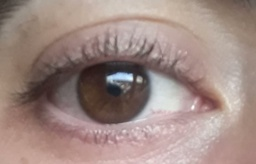
#> input picture images/índice.jpeg, 256 x 164 px, shrunk from 1081 x 694 before the run
$ python pupil.py
#> lines starting #> are read from the running program, lines starting #| are printed output that depends on the picture; after the words box and inside, x2 and y2 are one past the last pixel; in counts of white or black regions, pixels touching at a corner belong together

## Algorithm
# 8. Detect Pupil and Iris using Circle Hough
# 9. Deduce ratio and dilation from measurements
# 10.Display Stats, Graphs and Images


import cv2
import numpy as np
import matplotlib.pyplot as plt
from fractions import Fraction


def detect_iris_and_pupil(image):
  if image is None:
    print("Image is empty")
    return

  # Use one image for detecting the iris, pupil
  iris_detection = image.copy()
  pupil_detection = image.copy()
  final_detection = image.copy()

  # Find the iris
  gray_cropped = blur_grayscale(iris_detection, 7)
  iris = cv2.HoughCircles(gray_cropped, cv2.HOUGH_GRADIENT, 1, iris_detection.shape[0], param1=1, param2=2, minRadius=0, maxRadius=150)
  iris_detection, ix, iy, ir = draw_detection(iris_detection, iris)

  # Find the pupil
  gray_cropped = blur_grayscale(pupil_detection, 5)
  pupil = cv2.HoughCircles(gray_cropped, cv2.HOUGH_GRADIENT, 1, pupil_detection.shape[0], param1=1, param2=1, minRadius=0, maxRadius=ir-100)
  pupil_detection, px, py, pr = draw_detection(pupil_detection, pupil)

  # draw the final detection
  cv2.circle(final_detection, (ix, iy), 2, (0, 0, 255), 2)
  cv2.circle(final_detection, (ix, iy), ir, (255, 0, 0), 2)
  cv2.circle(final_detection, (px, py), pr, (255, 0, 0), 2)

  # Get ratio in pixels and millimeters
  pupil_px, iris_px, pupil_mm, iris_mm = get_ratio(pr, ir)

  return final_detection, pupil_px, iris_px, pupil_mm, iris_mm, gray_cropped

# Convert an image to grayscale and apply a blur for the Circle Hough Transform
def blur_grayscale(image, blur):
  blurred_image = cv2.cvtColor(image, cv2.COLOR_BGR2GRAY)
  return cv2.medianBlur(blurred_image, blur)

# Detect the iris or pupil
def draw_detection(image, detection):
  try:
    detection = np.uint16(np.around(detection))
    x, y, r = detection[0, 0]
    cv2.circle(image, (x, y), 2, (0, 0, 255), -1)
    cv2.circle(image, (x, y), r, (255, 0, 0), 1)
  except:
	  print("No circles were found")

  return image, x, y, r

# Calculate the ratio, simplify it and then return the numerator and denominator
def get_ratio(pr, ir):
  # Radius in millimeters
  iris_mm = 6.5

  ratio = Fraction(pr, ir)
  pupil_px = ratio.numerator
  iris_px = ratio.denominator

  # Using the ratio of millimeters : pixels for the iris,
  # we can use this factor to find the size in mm of the pupil
  # since we know its size in pixels
  px_to_mm_factor = iris_mm / iris_px
  pupil_mm = pr * px_to_mm_factor

  return pupil_px, iris_px, pupil_mm, iris_mm

def display_results(cropped_normal_eye, grey_cropped, final_detection, pupil_px, iris_px, pupil_mm, iris_mm):

    plt.figure(figsize=(30,20))
    grid = plt.GridSpec(3, 3)
    plt.subplot(grid[1,1])
    plt.imshow(cropped_normal_eye)
    plt.xlabel('Cropped normal eye')

    plt.subplot(grid[1,2])
    plt.imshow(cv2.cvtColor(grey_cropped , cv2.COLOR_GRAY2RGB))
    plt.xlabel('Grey eye')


    plt.subplot(grid[2,0])
    plt.imshow(cv2.cvtColor(final_detection , cv2.COLOR_BGR2RGB))
    plt.xlabel('Circle Hough')

    plt.subplot(grid[2, 1:3])
    plt.axis("off")
    plt.xlabel('')
    plt.ylabel('')
    plt.text(0, 0.5, f'Ratio of dilation in pixels is {pupil_px}px : {iris_px}px\nRatio of dilation in mm is {pupil_mm}mm : {iris_mm}mm', style='italic',
            bbox={'facecolor': 'blue', 'alpha': 0.5, 'pad': 20},  fontsize=10)
    plt.show()

def measure_dilation(color_path="./images/índice.jpeg"):
    #infrared = cv2.imread(infrared_path, 1)
#> called with color_path = './images/índice.jpeg'
    color = cv2.imread(color_path, 1)
#> color is the input picture: shape (164, 256, 3); mean B, G, R 131.1, 137.3, 158.6

    cropped_normal_eye = color.copy()

    final_detection, pupil_px, iris_px, pupil_mm, iris_mm, grey_cropped = detect_iris_and_pupil(color)
#> in blur_grayscale, `blurred_image = cv2.cvtColor(image, cv2.COLOR_BGR2GRAY)`:
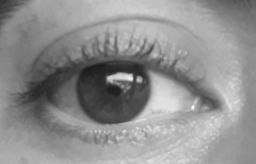
#> blurred_image: shape (164, 256); min 26, max 249, mean 143
#> in detect_iris_and_pupil, `iris = cv2.HoughCircles(gray_cropped, cv2.HOUGH_GRADIENT, 1, iris_dete..`: iris = [[152.5, 80.5, 76.8], [2.5, 154.5, 5.5]]
#> in draw_detection, `detection = np.uint16(np.around(detection))`: detection = [[152, 80, 77], [2, 154, 6]]
#> in draw_detection, `x, y, r = detection[0, 0]`: x = 152; y = 80; r = 77
#> in draw_detection, `cv2.circle(image, (x, y), 2, (0, 0, 255), -1)`: image: shape (164, 256, 3); 0.03% of pixels changed, all inside (x1, y1, x2, y2) = (150, 78, 155, 83)
#> in draw_detection, `cv2.circle(image, (x, y), r, (255, 0, 0), 1)`:
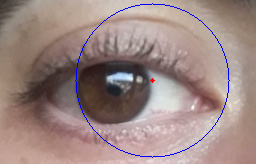
#> image: shape (164, 256, 3); mean B, G, R 132.1, 135.6, 156.8
#> in detect_iris_and_pupil, `iris_detection, ix, iy, ir = draw_detection(iris_detection, iris)`: ix = 152; iy = 80; ir = 77
#> in detect_iris_and_pupil, `pupil = cv2.HoughCircles(gray_cropped, cv2.HOUGH_GRADIENT, 1, pupil_de..`: pupil = [[114.5, 88.5, 0], [255.5, 2.5, 0]]
#> in draw_detection (call 2), `cv2.circle(image, (x, y), 2, (0, 0, 255), -1)`: image: shape (164, 256, 3); 0.03% of pixels changed, all inside (x1, y1, x2, y2) = (112, 86, 117, 91)
#> in draw_detection (call 2), `cv2.circle(image, (x, y), r, (255, 0, 0), 1)`: image: shape (164, 256, 3); mean B, G, R 131.1, 137.3, 158.7
#> in detect_iris_and_pupil, `pupil_detection, px, py, pr = draw_detection(pupil_detection, pupil)`: px = 114; py = 88; pr = 0
#> in detect_iris_and_pupil, `cv2.circle(final_detection, (ix, iy), 2, (0, 0, 255), 2)`: final_detection: shape (164, 256, 3); 0.09% of pixels changed, all inside (x1, y1, x2, y2) = (149, 77, 156, 84)
#> in detect_iris_and_pupil, `cv2.circle(final_detection, (ix, iy), ir, (255, 0, 0), 2)`:
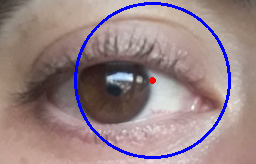
#> final_detection: shape (164, 256, 3); mean B, G, R 134.3, 131.6, 152.5
#> in detect_iris_and_pupil, `cv2.circle(final_detection, (px, py), pr, (255, 0, 0), 2)`: final_detection: shape (164, 256, 3); 0.01% of pixels changed, all inside (x1, y1, x2, y2) = (113, 87, 116, 90)
#> in get_ratio, `iris_px = ratio.denominator`: iris_px = 1
#> in get_ratio, `px_to_mm_factor = iris_mm / iris_px`: px_to_mm_factor = 6.5
#> in get_ratio, `pupil_mm = pr * px_to_mm_factor`: pupil_mm = 0
#> in detect_iris_and_pupil, `pupil_px, iris_px, pupil_mm, iris_mm = get_ratio(pr, ir)`: iris_px = 1; pupil_mm = 0; iris_mm = 6.5
#> pupil_px = 0; iris_px = 1; pupil_mm = 0; iris_mm = 6.5
    display_results(cropped_normal_eye, grey_cropped, final_detection, pupil_px, iris_px, pupil_mm, iris_mm)
#> in display_results, `plt.show()`:
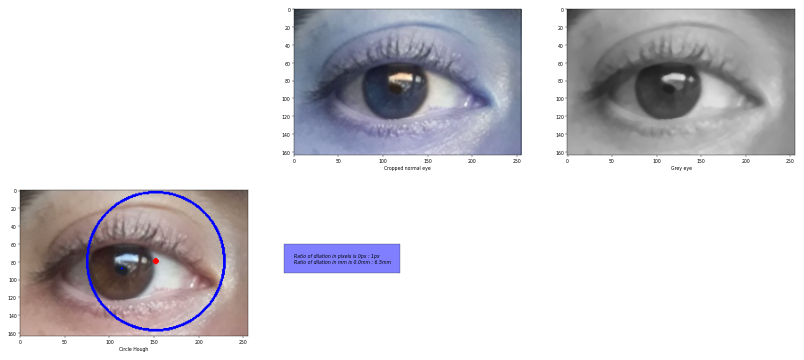
#> figure drawn by matplotlib, 3 panels; B, G, R data is drawn as R, G, B

measure_dilation()

$ run again, with images/2019-11-22-17-33-27_Color.jpeg copied over images/índice.jpeg
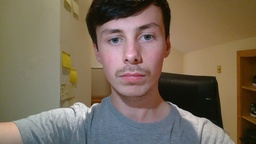
#> input picture images/2019-11-22-17-33-27_Color.jpeg, 256 x 144 px, shrunk from 1920 x 1080 before the run
#> in measure_dilation, color is the input picture: shape (144, 256, 3); mean B, G, R 90.3, 107.9, 121.6
#> in blur_grayscale, `return cv2.medianBlur(blurred_image, blur)`:
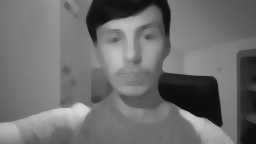
#> returned value: shape (144, 256); min 13, max 216, mean 110.3
#> iris = [[160.5, 62.5, 53.5], [22.5, 105.5, 21]]
#> detection = [[160, 62, 54], [22, 106, 21]]
#> x = 160; y = 62; r = 54
#> ix = 160; iy = 62; ir = 54
#> pupil = [[108.5, 50.5, 0], [244.5, 2.5, 0]]
#> px = 108; py = 50; pr = 0
#> in get_ratio, `iris_px = ratio.denominator`: iris_px = 1
#> px_to_mm_factor = 6.5
#> in get_ratio, `pupil_mm = pr * px_to_mm_factor`: pupil_mm = 0
#> in detect_iris_and_pupil, `pupil_px, iris_px, pupil_mm, iris_mm = get_ratio(pr, ir)`: iris_px = 1; pupil_mm = 0; iris_mm = 6.5
#> in measure_dilation, `final_detection, pupil_px, iris_px, pupil_mm, iris_mm, grey_cropped = ..`: pupil_px = 0; iris_px = 1; pupil_mm = 0; iris_mm = 6.5
#> in display_results, `plt.show()`:
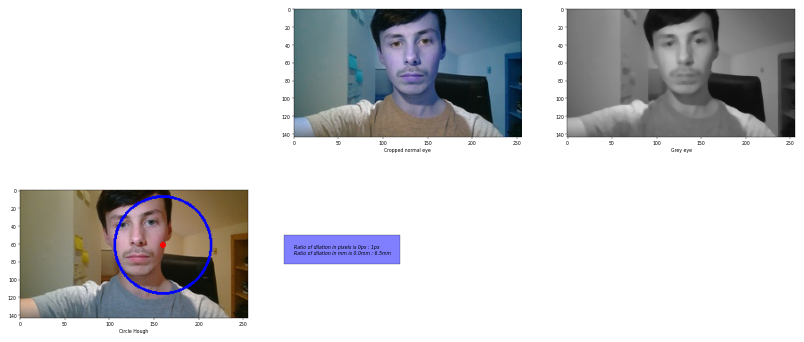
#> figure drawn by matplotlib, 3 panels; B, G, R data is drawn as R, G, B

$ run again, with images/2020-09-05-17-04-24.jpeg copied over images/índice.jpeg
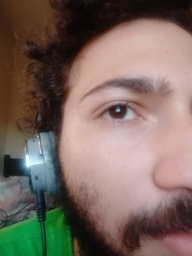
#> input picture images/2020-09-05-17-04-24.jpeg, 192 x 256 px, shrunk from 958 x 1280 before the run
#> in measure_dilation, color is the input picture: shape (256, 192, 3); mean B, G, R 96, 105.4, 122.2
#> in blur_grayscale, `blurred_image = cv2.cvtColor(image, cv2.COLOR_BGR2GRAY)`:
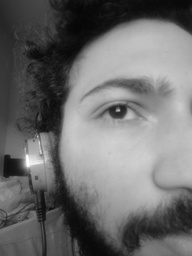
#> blurred_image: shape (256, 192); min 5, max 253, mean 109.4
#> iris = [[85.5, 77.5, 64.6]]
#> detection = [[86, 78, 65]]
#> x = 86; y = 78; r = 65
#> ix = 86; iy = 78; ir = 65
#> pupil = [[135.5, 154.5, 0]]
#> px = 136; py = 154; pr = 0
#> in get_ratio, `iris_px = ratio.denominator`: iris_px = 1
#> px_to_mm_factor = 6.5
#> in get_ratio, `pupil_mm = pr * px_to_mm_factor`: pupil_mm = 0
#> in detect_iris_and_pupil, `pupil_px, iris_px, pupil_mm, iris_mm = get_ratio(pr, ir)`: iris_px = 1; pupil_mm = 0; iris_mm = 6.5
#> in measure_dilation, `final_detection, pupil_px, iris_px, pupil_mm, iris_mm, grey_cropped = ..`: pupil_px = 0; iris_px = 1; pupil_mm = 0; iris_mm = 6.5
#> in display_results, `plt.show()`:
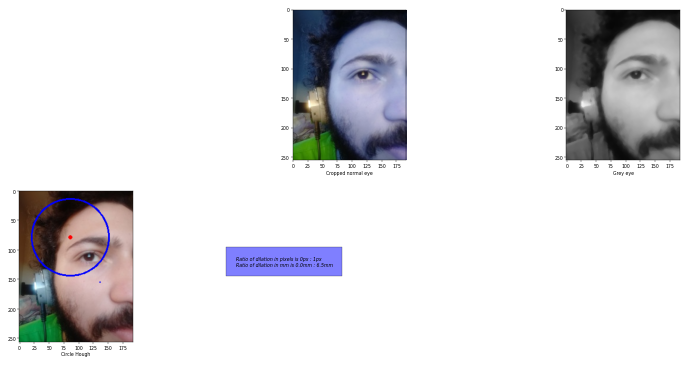
#> figure drawn by matplotlib, 3 panels; B, G, R data is drawn as R, G, B
